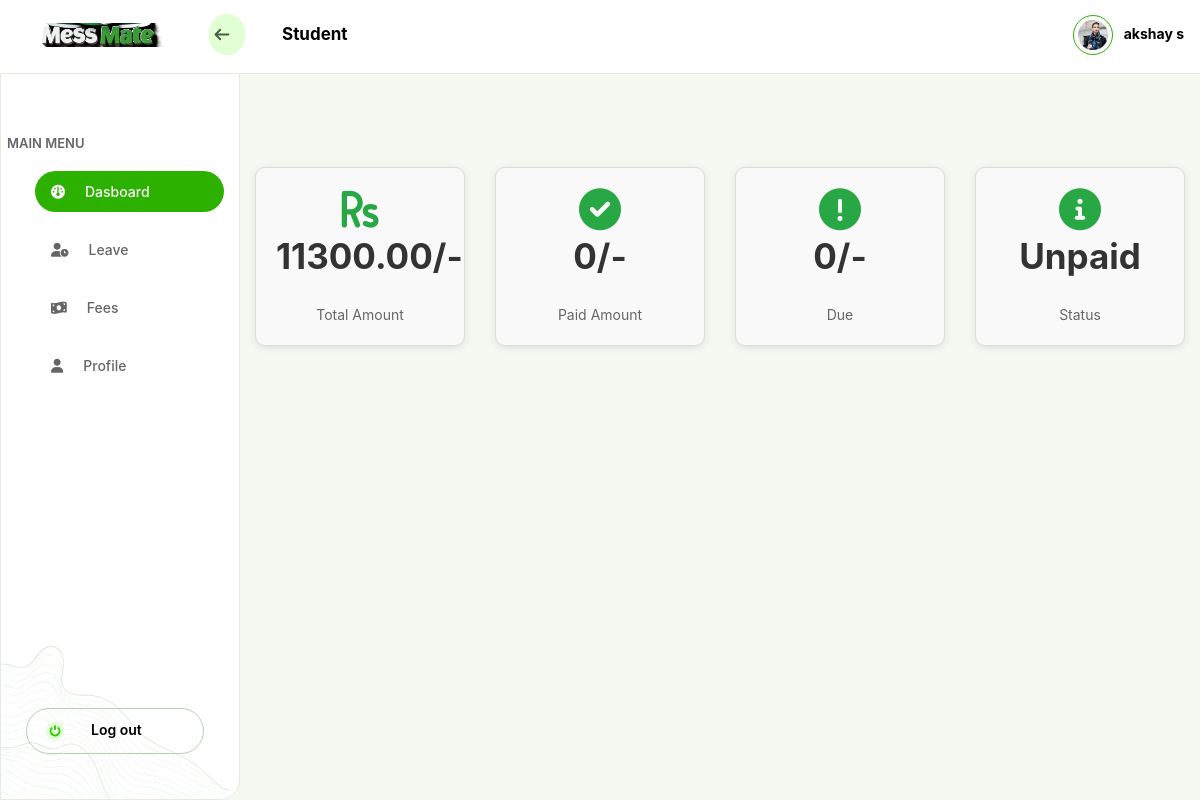
The page /student/ (signed in) on the database its author committed.
### mess_app/models.py (models this page shows, shortened)
class CustomUser(AbstractUser):
       GENDER_CHOICES = [
        ('M', 'Male'),
        ('F', 'Female'),
    ]
       COURSE_CHOICES = [
        ('CSE', 'B.Tech(Computer Science Engineering) '),
        ('EC', 'B.Tech(Electronics & Communication Engineering)'),
        ('EEE', 'B.Tech(Electrical & Electronics Engineering)'),
        ('CHE', 'Diploma in Computer Hardware Engineering'),
        ('EL', 'Diploma in Electronics Engineering'),
        ('DEEE', 'Diploma in Electrical & Electronics Engineering'),
        ('MCA', 'MCA'),
    ]
       email = models.EmailField(unique=True)
       dob=models.DateField(blank=False, null=True)
       gender=models.CharField(max_length=1, choices=GENDER_CHOICES,blank=False, null=True)
       address=models.TextField(blank=False, null=True)
       course = models.CharField(max_length=4, choices=COURSE_CHOICES,blank=False, null=True)
       reg_no=models.CharField(max_length=15,unique=True,blank=False, null=True)
       sem=models.PositiveIntegerField(blank=False, null=True)
       start_year = models.IntegerField(blank=False,null=True)
       end_year = models.IntegerField(blank=False,null=True)
       ph_no=models.CharField(max_length=15,blank=False, null=True)
       guard_name=models.CharField(max_length=100,blank=False, null=True)
       guard_phn=models.CharField(max_length=15,blank=False, null=True)
       is_active = models.BooleanField(default=False)
       past_stud= models.BooleanField(default=False,blank=True,null=True)

### student/models.py (models this page shows, shortened)
class HostelBillDetail(models.Model):
    student = models.ForeignKey(CustomUser, on_delete=models.CASCADE)
    total_amount = models.DecimalField(max_digits=10, decimal_places=2)
    bill_details = models.TextField()
    generated_date = models.DateTimeField(auto_now_add=True)
    billing_month = models.DateField()
    electricity = models.IntegerField(null=True,blank=True)
    broadband = models.IntegerField(null=True,blank=True)
    maintenence =models.IntegerField(null=True,blank=True)
    total = models.IntegerField(null=True,blank=True)
    paid_amount = models.DecimalField(max_digits=10, decimal_places=2, default=0.00)  # Change to DecimalField for precision
    transactionID = models.TextField(blank=True, default='')  # Store multiple transaction IDs
    status = models.CharField(max_length=20, choices=[
        ('paid', 'Paid'),
        ('mark_as_paid', 'mark_as_paid'),
        ('partially_paid', 'partially_paid'),
        ('unpaid','unpaid')
    ], default='unpaid')  # Default status set to 'unpaid'
    due = models.DecimalField(max_digits=10, decimal_places=2, default=0.00)  # Amount due
    class Meta:
        ordering = ['-generated_date']

### mess_app/views.py (the view)
# urls.py: path('student/',views.student_dashboard,name='student-dashboard'),
@never_cache
@login_required
def student_dashboard(request):
     if request.user.is_authenticated:
      bills = HostelBillDetail.objects.filter(student=request.user)
      return render(request,'student/dashboard.html',{'bills':bills})

### mess_app/context_processors.py (called while the page is built)
def admin_status(request):
    return {
        'profile': request.user,  # Adjust this logic if needed
    }

### templates/student/dashboard.html (shortened to what this page needs)
{% extends "navbar.html" %}
{% load static %}
{% block header %}
<div class="main-title">
    Student
</div>
{% endblock %}
{% block table %}
<link rel="stylesheet" href="https://cdnjs.cloudflare.com/ajax/libs/font-awesome/6.0.0-beta3/css/all.min.css">
    <link rel="stylesheet" href="https://stackpath.bootstrapcdn.com/bootstrap/4.5.2/css/bootstrap.min.css">
</head>
<body style="color: #28a745;">
    {% if bills.exists %}
    {% for bill in bills %}
<div class="container my-5">
    <div class="row" style="margin-top: 167px;">
        <div class="col-sm-6 col-lg-3 mb-4">
            <div class="counter-card">
                <i class="fas fa-rupee-sign fa-3x"></i>
                <p id="number1" class="number">{{ bill.total_amount|default:"0" }}/-</p><br>
                <p>Total Amount</p>
            </div>
        </div>
        <div class="col-sm-6 col-lg-3 mb-4">
            <div class="counter-card">
                <i class="fas fa-check-circle fa-3x"></i>
                <p id="number2" class="number">{{ bill.paid_amount|default:"0" }}/-</p><br>
                <p>Paid Amount</p>
            </div>
        </div>
        <div class="col-sm-6 col-lg-3 mb-4">
            <div class="counter-card">
                <i class="fas fa-exclamation-circle fa-3x"></i>
                <p id="number3" class="number">{{ bill.due|default:"0" }}/-</p><br>
                <p>Due</p>
            </div>
        </div>
        <div class="col-sm-6 col-lg-3 mb-4">
            <div class="counter-card">
                <i class="fas fa-info-circle fa-3x"></i>
                <p id="number4" class="number">{{ bill.status|capfirst}}</p><br>
                <p>Status</p>
            </div>
        </div>
    </div>
</div>
{% endfor %}
{% endif %}
{% endblock %}

### templates/navbar.html (shortened to what this page needs)
{% extends "base.html" %}
{% load static %}
{% block style %}
<link rel="stylesheet" href="https://cdnjs.cloudflare.com/ajax/libs/font-awesome/6.0.0-beta3/css/all.min.css">
<link rel="stylesheet" href="{% static 'css/common.css' %}">
<link rel="stylesheet" href="{% static 'css/header-sidebar.css' %}">
<link rel="stylesheet" href="{% static 'css/common-table-listing.css' %}">
<link rel="stylesheet" href="{% static 'css/common-modal.css' %}">
{% endblock %}
{% block content %}
<div class="outer-main">
    <div class="left-side-nav" id="sidebar">
        <div class="main-nav" style='padding-right:15px;padding-left:6px;'>
            <div class="nav-title">
                MAIN MENU
            </div>
            {% if profile.is_superuser %}
            <ul class="menu-ul" style="padding-right: 15px;padding-left: 5px;">
                <li>
                    <a  href="{% url 'warden-dashboard' %}" class="nav-link">
                        <span class="nav-icon"><i class="fas fa-gauge"></i></span>
                        <span class="nav-txt">Dasboard</span>
                    </a>
                </li>
                <li class="nav-item">
                    <a  href="{% url 'active_students' %}" class="nav-link">
                        <span class="nav-icon"><i class="fas fa-user-graduate "></i></span>
                        <span class="nav-txt ">Students</span>
                    </a>
                </li>
            <li class="nav-item">
                <a href="{% url 'registered-students' %}" class="nav-link" aria-current="page">
                <span class="nav-icon"><i class="fas fa-user-check"></i></span>
                <span class="nav-txt fSize" >Registered Students</span>
                </a>
            </li>
            <li>
                <a href="{% url 'past_students' %}" class="nav-link" >
                    <span class="nav-icon"><i class="fas fa-user-times"></i></span>
                    <span class="nav-txt">Vacated Students</span>
                </a>
            </li>
            <li class="nav-item">
                <a href="{% url 'leave_applications' %}" class="nav-link" aria-current="page">
                <span class="nav-icon"><i class="fas fa-calendar-check"></i></span>
                <span class="nav-txt" >Student Leave</span>
                </a>
            </li>
            {% comment %} <li class="nav-item">
                <a href="{% url 'employee_list' %}" class="nav-link" aria-current="page">
                <span class="nav-icon"><i class="fas fa-user-tie"></i></span>
                <span class="nav-txt" >Employee</span>
                </a>
            </li>
            <li class="nav-item">
                <a href="{% url 'add_employee_leave' %}" class="nav-link" aria-current="page">
                <span class="nav-icon"><i class="fas fa-user-clock"></i></span>
                <span class="nav-txt" >Employee Leave</span>
                </a>
            </li> {% endcomment %}
            <li class="nav-item">
                <a href="{% url 'expenditure_list' %}" class="nav-link" aria-current="page">
                <span class="nav-icon"><i class="fas fa-file-invoice"></i></span>
                <span class="nav-txt" >Expenditure Details</span>
                </a>
            </li>
            <li class="nav-item">
                <a href="{% url 'hostel_bill_settings' %}" class="nav-link" aria-current="page">
                <span class="nav-icon"><i class="fas fa-sliders-h"></i></span>
                <span class="nav-txt fSize" >Hostel fee Settings</span>
                </a>
            </li>
            <li>
                <a href="{% url 'list_bills' %}" class="nav-link" >
                    <span class="nav-icon"><i class="fas fa-money-bill-wave"></i></span>
                    <span class="nav-txt">Mess Fee</span>
                </a>
            </li>
            </ul>
            {% else %}
            <ul class="menu-ul">
                <li>
                    <a  href="{% url 'student-dashboard' %}" class="nav-link">
                        <span class="nav-icon"><i class="fas fa-gauge"></i></span>
                        <span class="nav-txt">Dasboard</span>
                    </a>
                </li>
            <li class="nav-item">
                <a href="{% url 'leave_applications' %}" class="nav-link" aria-current="page">
                <span class="nav-icon"><i class="fas fa-user-clock"></i></span>
                <span class="nav-txt" >Leave</span>
                </a>
            </li>
            <li>
                <a href="{% url 'list_bills' %}" class="nav-link" >
                    <span class="nav-icon"><i class="fas fa-money-bill-wave"></i></span>
                    <span class="nav-txt">Fees</span>
                </a>
            </li>
            <li>
                <a href="{% url 'profile' %}" class="nav-link" >
                    <span class="nav-icon"><i class="fas fa-user"></i></span>
                    <span class="nav-txt">Profile</span>
                </a>
            </li>
            </ul>
            {% endif %}
        </div>
        <div class="log-action-blk" style="margin-top: 7px;">
          <a href="{% url 'logout' %}" class="log-wrp">
            <span class="log-icon"><img src="{% static 'img/logout-icon-dash.svg' %}" alt=""></span>
            <span class="log-status">Log out</span>
          </a>
        </div>
    </div>
    <div class="right-panel" id="rightPanel">
        <div class="top-nav">
            <div class="inner-wrp">
                <div class="left-sec">
                    <a href="/" class="navbar-brand">
                        <img src="{% static 'img/mess.png' %}" style="height: 24px;max-width: unset;width: 150px;" alt="">
                    </a>
                    <span class="navigation-icon toggle">
                        <img src="{% static 'img/arrow-left-side-nav.svg' %}" style="margin-left: 5px;margin-right:15px" alt="">
                    </span>
                </div>
                {% block header %}{% endblock %}
                <div class="profile-info-rt">
                    <div class="prof-img-wrp">
                        <img src="{% static 'img/profile-user-img.png' %}" alt="User Image" class="prof-img">
                    </div>
                    <div class="prf-dtl">
                        <span class="prof-name">{{profile.first_name}} {{profile.last_name}}</span>
                    </div>
                </div>
            </div>
        </div>
        {% block table %}{% endblock %}
    </div>
</div>
{% endblock %}

### static/css/common.css (style rules this page uses)
:root { --colorPrimary: #34CA00;--colorPrHover: #2cb100;--colorPrLight: #CCFFBB;--colorSecondary: #C3DEB9;--colorSecLight: #CEFFBD;--selectedBG: #E5FFDC;--txtColor: #000000;--txtLight: #4A5B44;--btnSecColor: #264919;--borderLight: #CCDFC5;--db-outr-brdr: #E6F1E2;--bgWhite: #fff;--dbRtBg: #F4F9F2;--titleWrpBoxShadow:#0000000A;--eclipseBorder: #DFEFD9;--txtWhite: #fff;--tableHeaderBg: #EBFFE4;--tableThTxt: #1D1E40;--tableRowBorder: #DFEFD9;--selectBorder:#D9D9D9;--formLabelColor: #4A5A44;--planCardBorder: #E1F0DB;--sideNavTxt:#656565;--logoutBorder:#B9CEB2;--navBg:#E0FFD3;--hdrBorder:#E2ECDD;--cardBorder: #74DD4F;--pricingCardHead: #E3FFD980;--btnLight: #E4F9DD;--accordianBorder: #ACFC90;--txtWhite: #fff;--cancelSub:#EFA4A4;--redHover:#c81010;--uploadBg: #F5FFF2;--expired:#FF6A6A;--used:#FFC43A;--copyBorder: #D2E9C9;--imgBoxShadow: #2D392926;--formBorder: #AEE59B;--tabShadow: #34CA0026 }
html,body { padding:0;margin:0 }
img { max-width:100% }
a { text-decoration:none }
ul,ol { padding:0;margin-top:0;margin-bottom:0;list-style:none }
body,html { font-family:"Raleway",sans-serif;font-size:14px;font-weight:400 }

### static/css/common-table-listing.css (style rules this page uses)
:root { --colorPrimary: #34CA00; --colorPrHover: #2cb100; --colorPrLight: #CCFFBB; --colorSecondary: #C3DEB9; --colorSecLight: #CEFFBD; --selectedBG: #E5FFDC; --txtColor: #000000; --txtLight: #4A5B44; --btnSecColor: #264919; --borderLight: #CCDFC5; --db-outr-brdr: #E6F1E2; --bgWhite: #fff; --dbRtBg: #F4F9F2; --titleWrpBoxShadow: #0000000A; --eclipseBorder: #DFEFD9; --txtWhite: #fff; --tableHeaderBg: #EBFFE4; --tableThTxt: #1D1E40; --tableRowBorder: #DFEFD9; --selectBorder: #D9D9D9; --formLabelColor: #4A5A44; --planCardBorder: #E1F0DB; --sideNavTxt: #656565; --logoutBorder: #B9CEB2; --navBg: #E0FFD3; --hdrBorder: #E2ECDD; --cardBorder: #74DD4F; --pricingCardHead: #E3FFD980; --btnLight: #E4F9DD; --accordianBorder: #ACFC90; --txtWhite: #fff; --cancelSub: #EFA4A4; --redHover: #c81010; --uploadBg: #F5FFF2; --expired: #FF6A6A; --used: #FFC43A; --copyBorder: #D2E9C9; --imgBoxShadow: #2D392926; --formBorder: #AEE59B; --tabShadow: #34CA0026 }
html, body { padding: 0; margin: 0 }
img { max-width: 100% }
a { text-decoration: none }
ul, ol { padding: 0; margin-top: 0; margin-bottom: 0; list-style: none }

### static/css/common-modal.css (style rules this page uses)
:root { --colorPrimary: #34CA00;--colorPrHover: #2cb100;--colorPrLight: #CCFFBB;--colorSecondary: #C3DEB9;--colorSecLight: #CEFFBD;--selectedBG: #E5FFDC;--txtColor: #000000;--txtLight: #4A5B44;--btnSecColor: #264919;--borderLight: #CCDFC5;--db-outr-brdr: #E6F1E2;--bgWhite: #fff;--dbRtBg: #F4F9F2;--titleWrpBoxShadow:#0000000A;--eclipseBorder: #DFEFD9;--txtWhite: #fff;--tableHeaderBg: #EBFFE4;--tableThTxt: #1D1E40;--tableRowBorder: #DFEFD9;--selectBorder:#D9D9D9;--formLabelColor: #4A5A44;--planCardBorder: #E1F0DB;--sideNavTxt:#656565;--logoutBorder:#B9CEB2;--navBg:#E0FFD3;--hdrBorder:#E2ECDD;--cardBorder: #74DD4F;--pricingCardHead: #E3FFD980;--btnLight: #E4F9DD;--accordianBorder: #ACFC90;--txtWhite: #fff;--cancelSub:#EFA4A4;--redHover:#c81010;--uploadBg: #F5FFF2;--expired:#FF6A6A;--used:#FFC43A;--copyBorder: #D2E9C9;--imgBoxShadow: #2D392926;--formBorder: #AEE59B;--tabShadow: #34CA0026 }
html,body { padding:0;margin:0 }
img { max-width:100% }
a { text-decoration:none }
ul,ol { padding:0;margin-top:0;margin-bottom:0;list-style:none }

### templates/base.html (style rules this page uses)
body { background-color: #f8f9fa; }

### templates/student/dashboard.html (style rules this page uses)
.counter-card { background: #f9f9f9; border: 1px solid #ddd; border-radius: 10px; padding: 20px; text-align: center; box-shadow: 0 2px 10px rgba(0, 0, 0, 0.1); transition: transform 0.3s; }
.counter-card .number { font-size: 2.5rem; font-weight: bold; color: #333; }
.counter-card p { font-size: 1rem; margin: 0; color: #666; }

### rows shown on the page
CustomUser: first_name "akshay", last_name "s"
HostelBillDetail: total_amount "11300.00", paid_amount "0", due "0", status "Unpaid"
